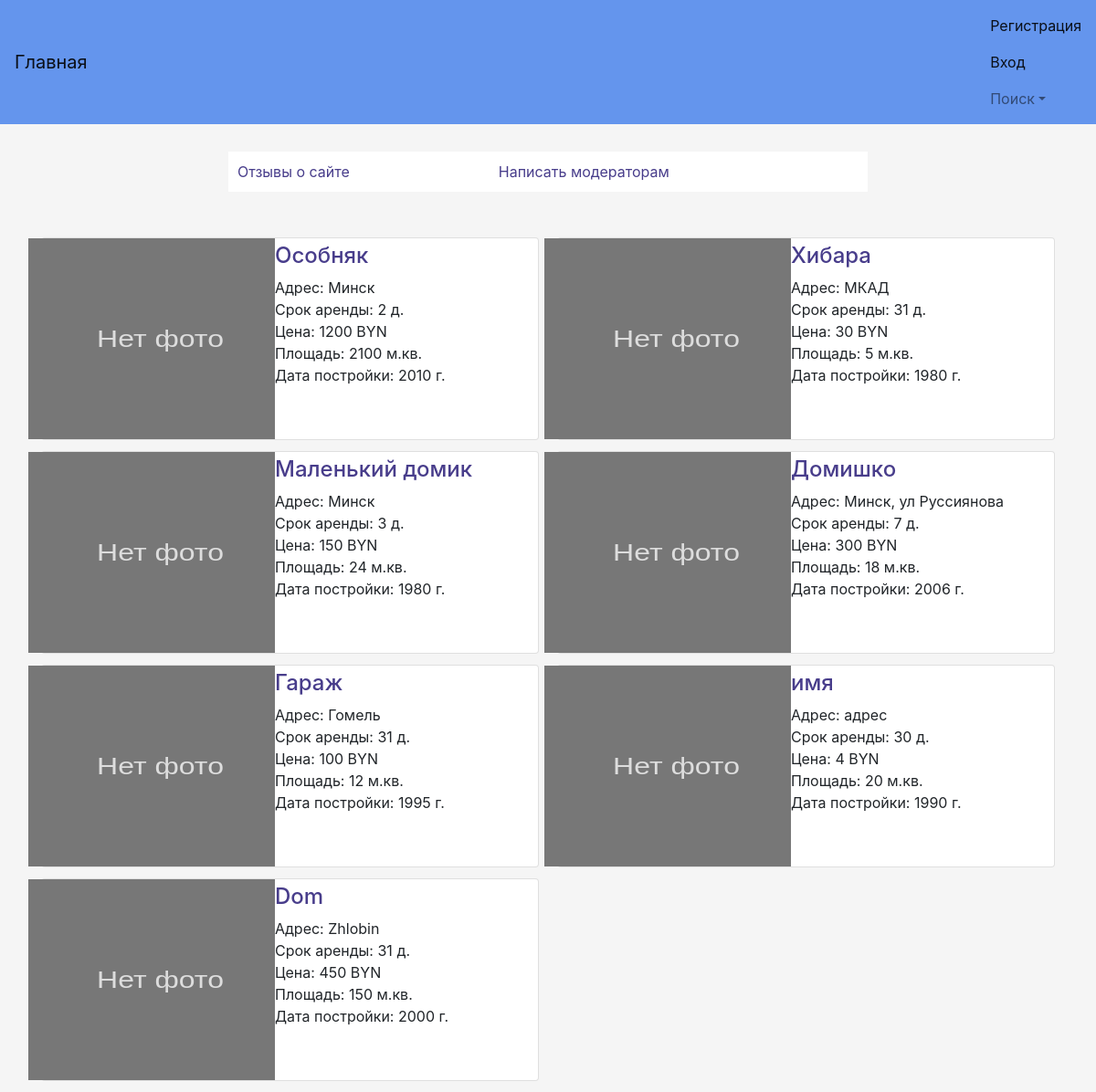
The app's page /, older data.
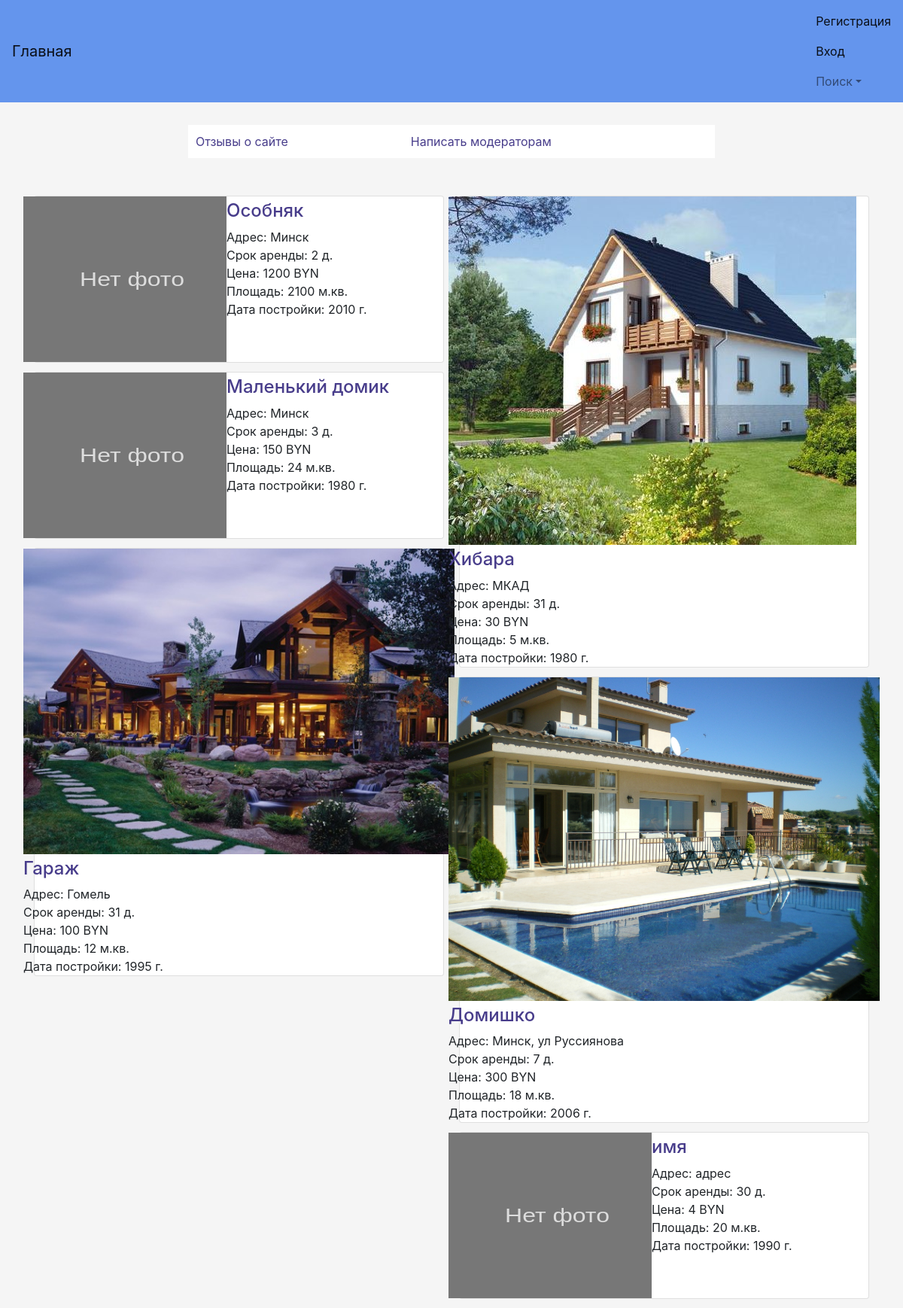
The same page, newer data.
### TOFI/models.py (models this page shows, shortened)
class Rent(models.Model):
    name = models.CharField(verbose_name='Название:', max_length=50)
    address = models.CharField(verbose_name='Адрес:', max_length=50)
    min_rent_time = models.IntegerField(verbose_name='Срок аренды:')
    area = models.IntegerField(verbose_name='Площадь:')
    payment_interval = models.IntegerField(verbose_name='Срок оплаты', default=None, null=True, blank=True)
    date_of_construction = models.IntegerField(verbose_name='Год строительства:', default=None)
    creation_date = models.DateField(default=None)
    other = models.CharField(verbose_name='Другое:', max_length=100)
    cost = models.CharField(verbose_name='Цена аренды:', max_length=50)
    user_login = models.ForeignKey(MyUser, on_delete=models.CASCADE)
    status_rent = models.BooleanField(default=True)  # True - свободно, False - уже арендовано арендой
    images = models.ManyToManyField(ImageModel, default=0)

class ImageModel(models.Model):
    model_pic = models.ImageField(upload_to='pic_folder/', default='pic_folder/None/no-img.jpg')
    name = models.CharField(max_length=50)
    describe = models.CharField(max_length=150)

### TOFI/views.py (the view, shortened to what this page needs)
# urls.py: url(r'^$', views.main_view, name='Main'),
def main_view(request):
    rent = models.Rent.objects.all()
    l_rent = [{'address': i.address,
               'cost': i.cost, 'date_of_construction': i.date_of_construction,
               'name': i.name, 'area': i.area, 'min_rent_time': i.min_rent_time,
               'image_pic': i.images.first(), 'id': i.id} for i in list(rent)]
    context = {'rent': l_rent,
               'comments': models.Comment.objects.all(),
               'date': datetime.now()}
    return render(request, 'Main.html', context)

### machine.py (called while the page is built)
def _is_frozen():
    global _mode
    return (_mode == _FROZEN_MODE)

def _is_shifted():
    global _mode
    return (_mode == _SHIFTED_MODE)

    @classmethod
    def now(cls, tz=None):
        if _is_frozen():
            return _frozen_datetime  # Accomodate tz?
        elif _is_shifted():
            return _datetime.datetime.now(tz) + _shifted_delta
        else:
            return _datetime.datetime.now(tz)

### TOFI/templates/Main.html (shortened to what this page needs)
{% extends "base.html" %}
{% block content %}
    <table class="center">
        <tr class="padding">
            <td class="padding">
                <a href="{% url 'Comment' %}">Отзывы о сайте</a>
            </td>
            <td class="padding">
                <a href="/make_complaint/0">Написать модераторам</a>
            </td>
        </tr>
    </table>
    <div class="card-columns">
        {% for r in rent %}
            <div class="card">
                <div class="row justify" style="height: 100%">
                    <div class="col-xs-5 justify text-xs-center"
                         style="background-color: lightgray; height: 100%; padding: 0">
                        {% if r.image_pic.model_pic %}
                            <img class="img-fluid" style="max-height: 100%; max-width: 100%"
                                 src="imagesHouses/{{ r.image_pic.model_pic }}">
                        {% else %}
                            <img class="img-fluid" style="max-height: 100%; max-width: 100%"
                                 src="static/img/placeholder.svg">
                        {% endif %}
                    </div>
                    <div class="col-xs-6 padding-top5" style="height: 100%">
                        <h4><a href="aboutHouse/{{ r.id }}">{{ r.name }}</a></h4>
                        <div>
                            <div>
                                Адрес: {{ r.address }}
                            </div>
                            <div>
                                Срок аренды: {{ r.min_rent_time }} д.
                            </div>
                            <div>
                                Цена: {{ r.cost }} BYN
                            </div>
                            <div>
                                Площадь: {{ r.area }} м.кв.
                            </div>
                            <div>
                                Дата постройки: {{ r.date_of_construction }} г.
                            </div>
                        </div>
                    </div>
                </div>
            </div>
        {% endfor %}
    </div>
{% endblock %}

Row changes from the older to the newer data that the page shows:
no longer on this page (row unchanged): Rent: name "Гараж", address "Гомель", min_rent_time "31", cost "100", area "12", date_of_construction "1995"
removed Rent: name "Dom", address "Zhlobin", min_rent_time "31", cost "450", area "150", date_of_construction "2000"
no longer on this page (row edited): Rent: name "Хибара", address "МКАД", min_rent_time "31", cost "30", area "5", date_of_construction "1980"
no longer on this page (row unchanged): Rent: name "Домишко", address "Минск, ул Руссиянова", min_rent_time "7", cost "300", area "18", date_of_construction "2006"
added ImageModel: image_pic.model_pic (picture), name "Гараж", address "Гомель", min_rent_time "31", cost "100", area "12", date_of_construction "1995"
added ImageModel: image_pic.model_pic (picture), name "Хибара", address "МКАД", min_rent_time "31", cost "30", area "5", date_of_construction "1980"
added ImageModel: image_pic.model_pic (picture), name "Домишко", address "Минск, ул Руссиянова", min_rent_time "7", cost "300", area "18", date_of_construction "2006"
